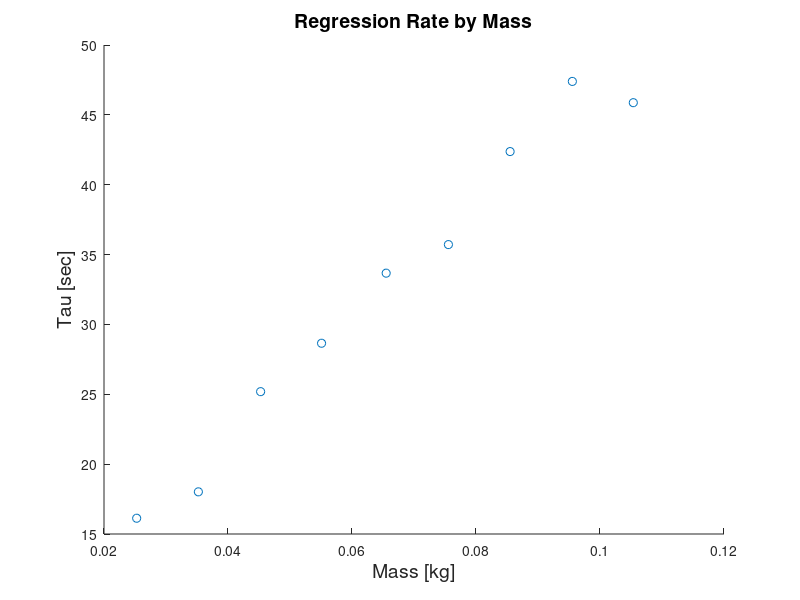
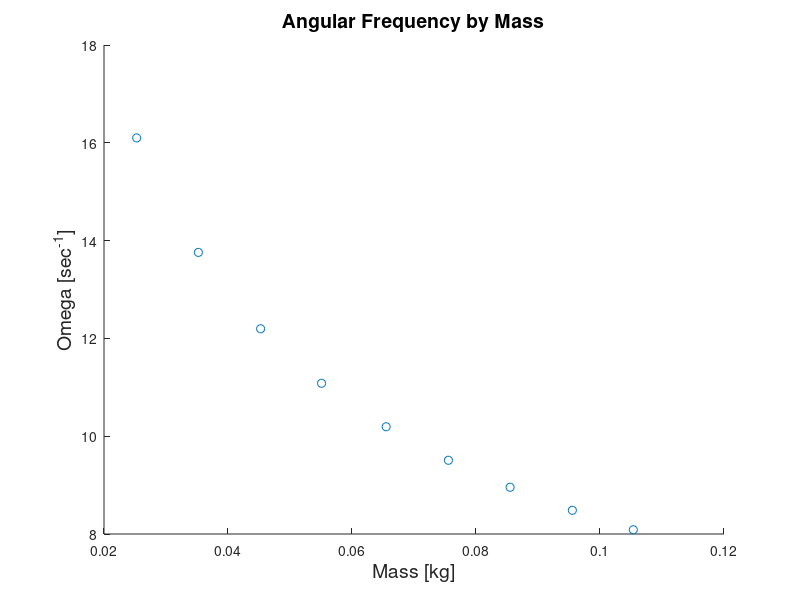
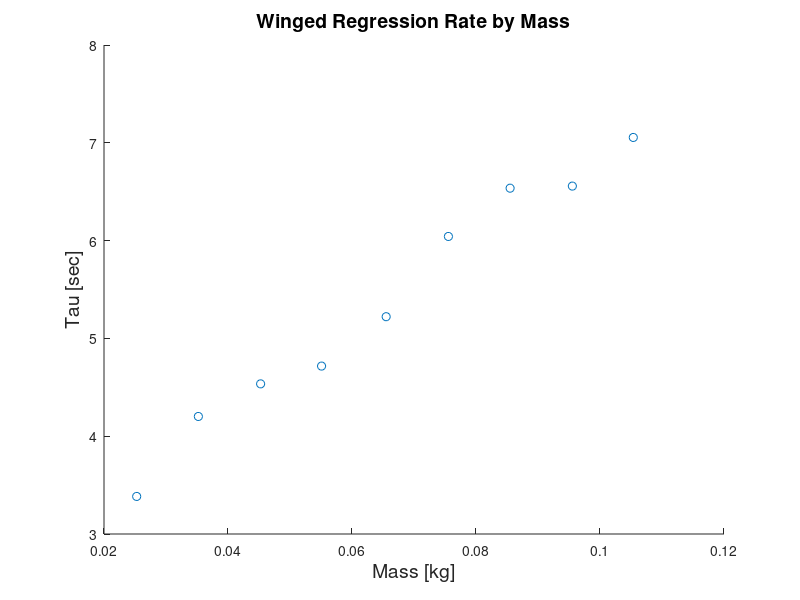
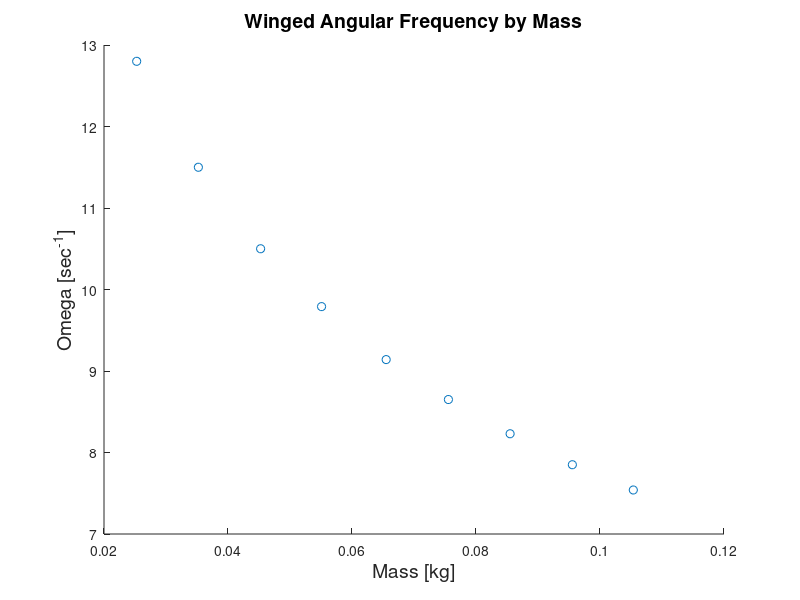

MATLAB code to generate these figures, in order:
clear;
close all;

mass = [10.04 19.99 30.03 39.86, ...
    50.28 60.32 70.27 80.31 90.14].' / 1000;
platform = ones(9,1) * (15.23 / 1000);
mass = mass + platform;
wings = ones(9,1) * (6.38 + 6.09) / 1000;
mass_winged = mass + wings;

tau = [16.12903226 18.01801802 25.18891688 28.65329513, ...
    33.67003367 35.71428571 42.37288136 47.39336493 45.87155963];
omega = [16.1 13.759 12.197 11.082, ...
    10.193 9.508 8.956 8.485 8.087];
tau_winged = [3.384094755 4.201680672 4.535147392 4.716981132, ...
    5.221932115 6.042296073 6.535947712 6.557377049 7.054673721];
omega_winged = [12.8 11.5 10.5, ...
    9.79 9.14 8.65 8.23 7.85 7.54];

theo_winged_omega = sqrt(omega.^2 - 1./tau_winged.^2);

figure; scatter(mass, tau);
xlabel('Mass [kg]', 'FontSize', 14);
ylabel('Tau [sec]', 'FontSize', 14);
title('Regression Rate by Mass', 'FontSize', 14);
figure; scatter(mass, omega);
xlabel('Mass [kg]', 'FontSize', 14);
ylabel('Omega [sec^-^1]', 'FontSize', 14);
title('Angular Frequency by Mass', 'FontSize', 14);
figure; scatter(mass, tau_winged);
xlabel('Mass [kg]', 'FontSize', 14);
ylabel('Tau [sec]', 'FontSize', 14);
title('Winged Regression Rate by Mass', 'FontSize', 14);
figure; scatter(mass, omega_winged);
xlabel('Mass [kg]', 'FontSize', 14);
ylabel('Omega [sec^-^1]', 'FontSize', 14);
title('Winged Angular Frequency by Mass', 'FontSize', 14);